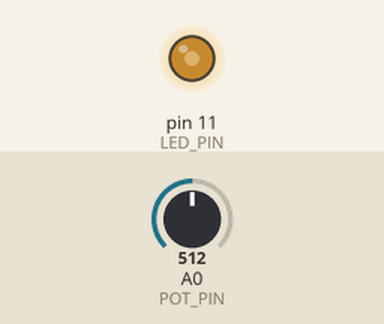
The sketch below on a simulated Arduino Uno, built with avr-gcc and run on an emulated ATmega328P. On the bench: output pins drawn as LEDs (lit = HIGH). The test bench sets the inputs (shaded band); at power-on: A0 (POT_PIN) = 512.

Above: at 1.2 s.
1.3 s: A0 (POT_PIN) set to 716
At 1.9 s:
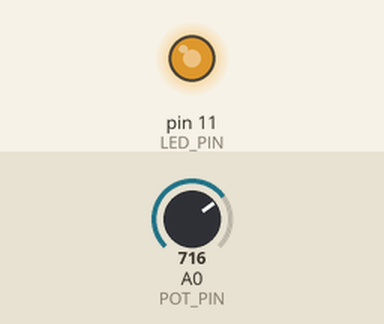
2.8 s: A0 (POT_PIN) set to 900
At 4.0 s:
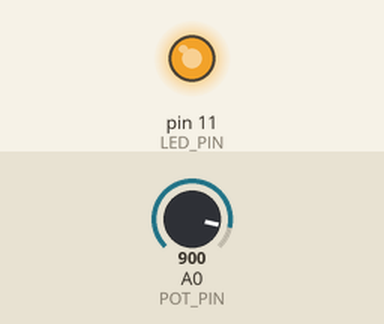
4.3 s: A0 (POT_PIN) set to 122
At 5.3 s:
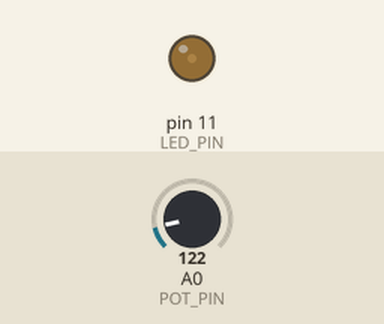
5.8 s: A0 (POT_PIN) set to 0
At 6.7 s:
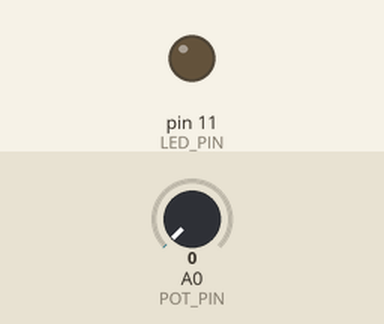
Timing chart, 0 to 8.3 s (numbered marks = the images above; inputs shaded):
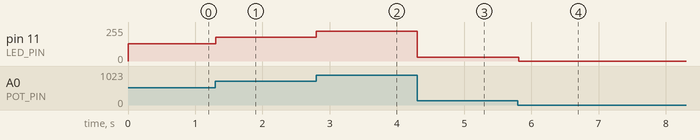

Measured:
- after the input at 1.3 s, pin 11 (LED_PIN): 128/255 → 179/255 at once
- after the input at 2.8 s, pin 11 (LED_PIN): 179/255 → 225/255 at once
- after the input at 4.3 s, pin 11 (LED_PIN): 225/255 → 30/255 at once
- after the input at 5.8 s, pin 11 (LED_PIN): 30/255 → 0/255 at once

The sketch:

PWMDimming.ino
```cpp
// PWM调光
const uint8_t POT_PIN = A0;
const uint8_t LED_PIN = 11;

int ADCVal = 0;

void setup() {
    pinMode(LED_PIN, OUTPUT);
}

void loop() {
    ADCVal = analogRead(POT_PIN);
    analogWrite(LED_PIN, ADCVal / 4);
    delay(10);
}
```
